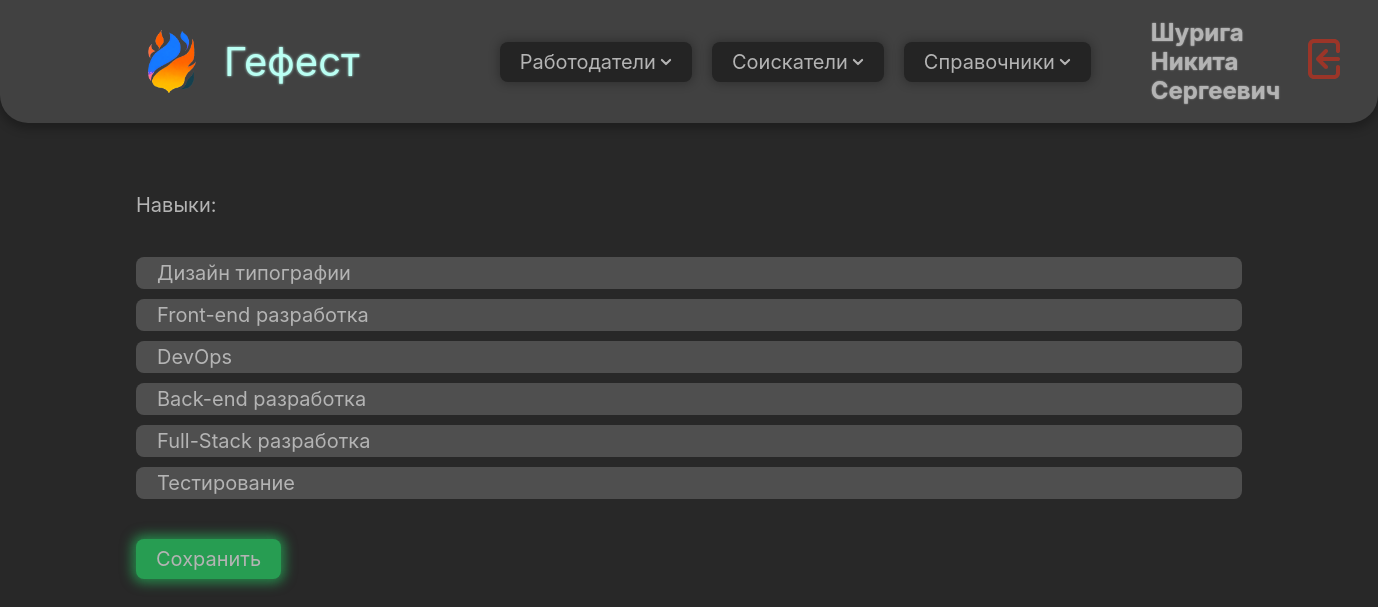
The page /jobseeker/15/skills (signed in) on the database as committed earlier.
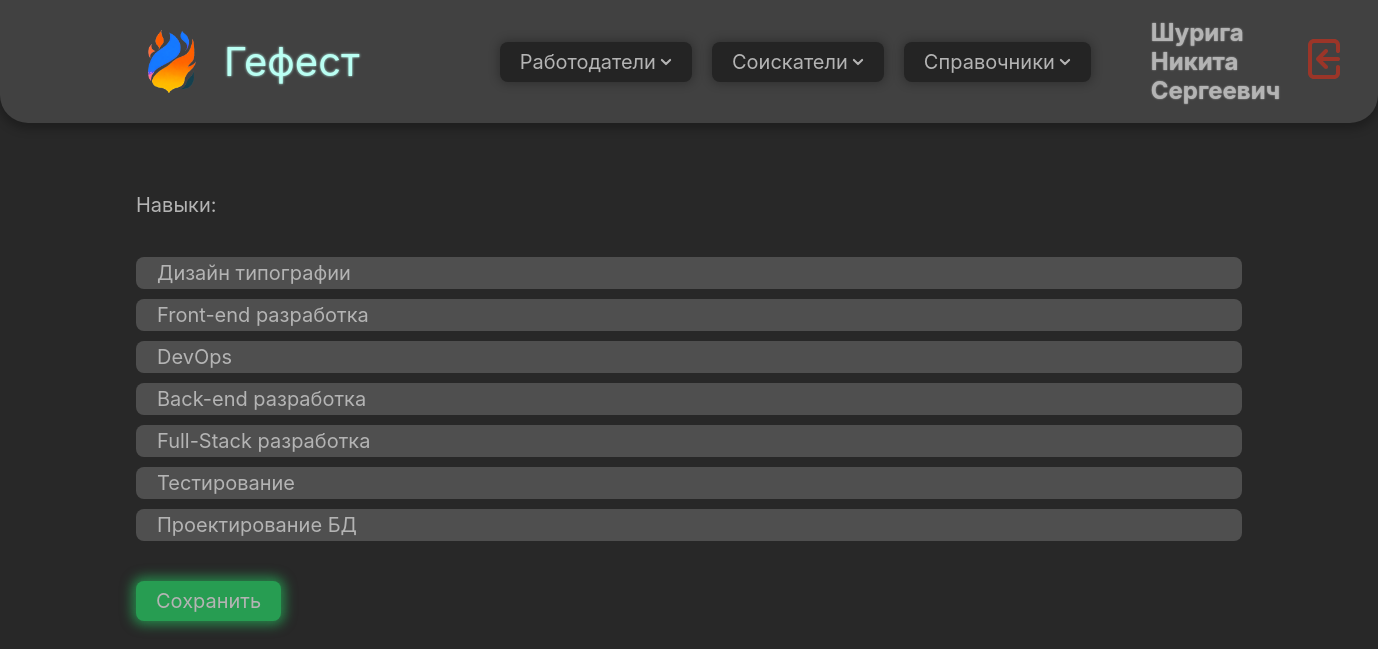
The same page on the database as committed later.
### domain/models.py (models this page shows)
class Skill(models.Model):
    name = models.CharField(max_length=100, blank=False, null=False, verbose_name='Наименование')
    def __str__(self):
        return '%s' % self.name
    class Meta:
        verbose_name = 'Навык'
        verbose_name_plural = 'Навыки'

### domain/views/job_seeker_views.py (the view)
# urls.py: path('jobseeker/<str:job_seeker_id>/skills', skills_view, name='job_seeker_skills'),
def skills_view(request, job_seeker_id):
    job_seeker = JobSeeker.objects.get(id=job_seeker_id)
    if request.method == 'POST':
        form = SkillsForm(request.POST)
        if form.is_valid():
            job_seeker.skill.set(form.cleaned_data['skills'])
            job_seeker.save()
            return redirect('job_seeker_view', job_seeker_id=job_seeker.id)
    else:
        form = SkillsForm(initial={'skills': job_seeker.skill.all()})
    context = {
        'job_seeker': job_seeker,
        'form': form,
    }
    return render(request, 'job_seekers/create/skills_create.html', context)

### domain/context_processors.py (called while the page is built)
def user(request):
    return {'user': auth(request)['user']}

### domain/templates/job_seekers/create/skills_create.html (shortened to what this page needs)
{% extends 'base.html' %}
{% load static %}
{% load widget_tweaks %}
{% block content %}
    <form method="POST" class="input-form flex-vertical gap-2em">
        <p class="flex-horizontal gap-2em">
            <label for="{{ form.skills.id_for_label }}">{{ form.skills.label }}: </label>
        </p>
        <div class="flex-vertical gap-05em checkbox-div">
        {% for checkbox in form.skills %}
            <div {% if checkbox.checked %}class="selected"{% endif %}>
                {{ checkbox }}
            </div>
        {% endfor %}
        </div>
        <button type="submit" class="button submit">Сохранить</button>
    </form>
{% endblock content %}

Rows that differ between the two databases and show on the page:
added Skill: skills "Проектирование БД"
